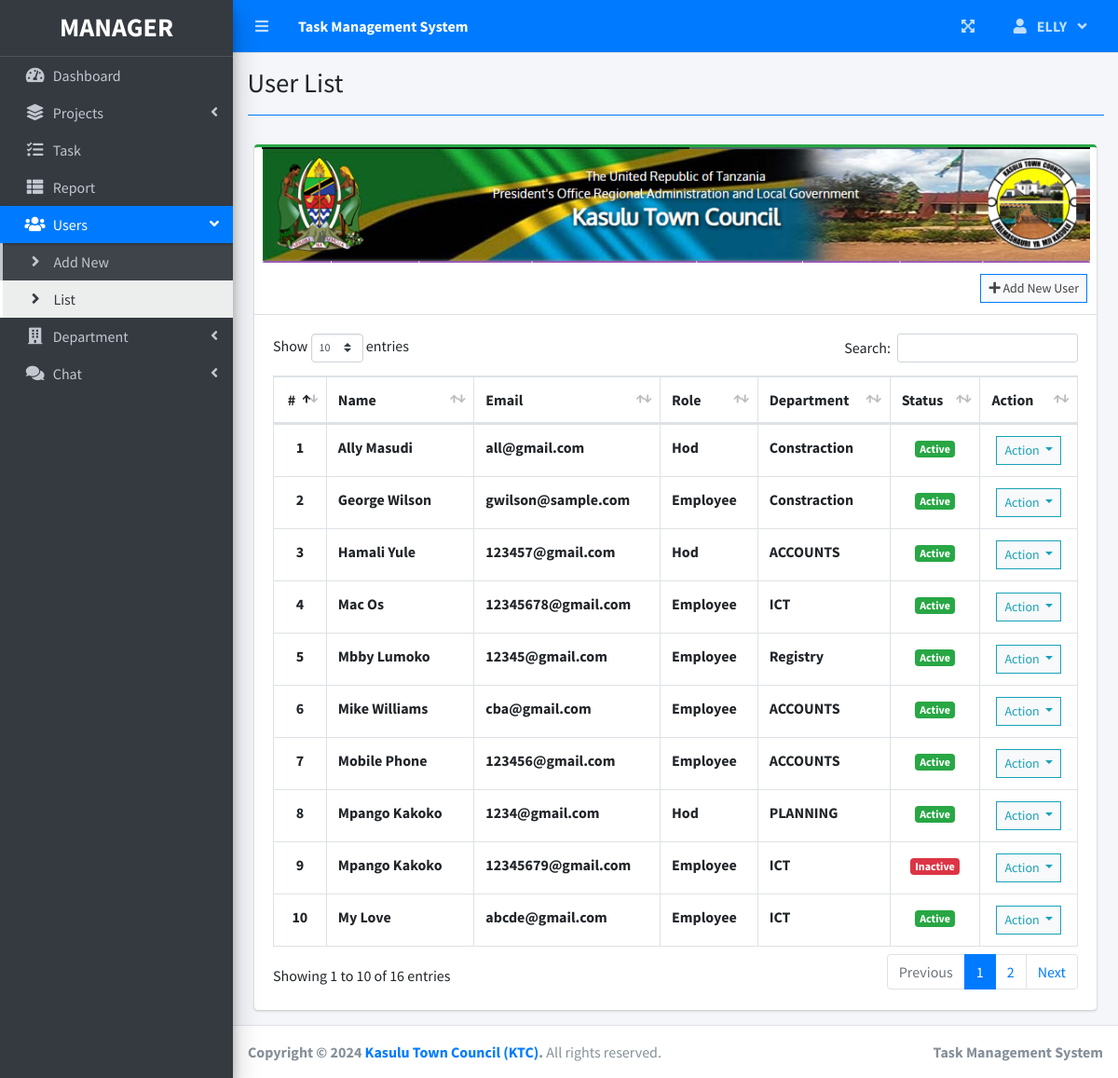
The page /index.php?page=user_list (signed in) on the database its author committed.
### tables this page shows
CREATE TABLE `users` (
  `id` int(11) NOT NULL,
  `firstname` varchar(200) NOT NULL,
  `lastname` varchar(200) NOT NULL,
  `email` varchar(200) NOT NULL,
  `password` text NOT NULL,
  `type` tinyint(1) NOT NULL DEFAULT 3 COMMENT '1 = admin, 2 = HOD, 3 = employee',
  `avatar` text NOT NULL,
  `date_created` datetime NOT NULL DEFAULT current_timestamp(),
  `department_id` int(11) DEFAULT NULL,
  `status` enum('active','inactive') DEFAULT 'active'
);

CREATE TABLE `departments` (
  `id` int(11) NOT NULL,
  `department_name` varchar(100) NOT NULL,
  `description` text NOT NULL
);

### user_list.php (the view, shortened to what this page needs)
<?php include 'db_connect.php' ?>
<div class="col-lg-12">
    <div class="card card-outline card-success">
        <div class="col-md-12">
            <img src="assets/img/kasulu.png" alt="kasulu home" width="100%">
        </div>
        <div class="card-header">
            <div class="card-tools">
                <a class="btn btn-block btn-sm btn-default btn-flat border-primary" href="./index.php?page=new_user"><i class="fa fa-plus"></i> Add New User</a>
            </div>
        </div>
        <div class="card-body">
            <table class="table tabe-hover table-bordered" id="list">
                <thead>
                    <tr>
                        <th class="text-center">#</th>
                        <th>Name</th>
                        <th>Email</th>
                        <th>Role</th>
                        <th>Department</th>
                        <th>Status</th>
                        <th>Action</th>
                    </tr>
                </thead>
                <tbody>
                    <?php
                    $i = 1;
                    $type = array('',"Admin","Hod","Employee","Project Manager");
                    $qry = $conn->query("SELECT u.*, CONCAT(u.firstname,' ',u.lastname) as name, d.department_name
                     FROM users u
                     LEFT JOIN departments d ON u.department_id = d.id
                     WHERE u.id != '{$_SESSION['login_id']}'
                     ORDER BY CONCAT(u.firstname,' ',u.lastname) ASC");
                    while($row = $qry->fetch_assoc()):
                    ?>
                    <tr>
                        <th class="text-center"><?php echo $i++ ?></th>
                        <td><b><?php echo ucwords($row['name']) ?></b></td>
                        <td><b><?php echo $row['email'] ?></b></td>
                        <td><b><?php echo $type[$row['type']] ?></b></td>
                        <td><b><?php echo ucwords($row['department_name']) ?></b></td>
                        <td class="text-center">
                            <span class="badge <?php echo $row['status'] == 'active' ? 'badge-success' : 'badge-danger' ?> status-toggle" data-id="<?php echo $row['id'] ?>" data-status="<?php echo $row['status'] ?>">
                                <?php echo ucwords($row['status']) ?>
                            </span>
                        </td>
                        <td class="text-center">
                            <button type="button" class="btn btn-default btn-sm btn-flat border-info wave-effect text-info dropdown-toggle" data-toggle="dropdown" aria-expanded="true">
                              Action
                            </button>
                        </td>
                    </tr>
                <?php endwhile; ?>
                </tbody>
            </table>
        </div>
    </div>
</div>

### rows shown on the page
users: name "Ally Masudi", email "all@gmail.com", type "Hod", department.department_name "Constraction", status "Active"
users: name "George Wilson", email "gwilson@sample.com", type "Employee", department.department_name "Constraction", status "Active"
users: name "Hamali Yule", email "123457@gmail.com", type "Hod", department.department_name "ACCOUNTS", status "Active"
users: name "Mac Os", email "12345678@gmail.com", type "Employee", department.department_name "ICT", status "Active"
users: name "Mbby Lumoko", email "12345@gmail.com", type "Employee", department.department_name "Registry", status "Active"
users: name "Mike Williams", email "cba@gmail.com", type "Employee", department.department_name "ACCOUNTS", status "Active"
users: name "Mobile Phone", email "123456@gmail.com", type "Employee", department.department_name "ACCOUNTS", status "Active"
users: name "Mpango Kakoko", email "1234@gmail.com", type "Hod", department.department_name "PLANNING", status "Active"
users: name "Mpango Kakoko", email "12345679@gmail.com", type "Employee", department.department_name "ICT", status "Inactive"
users: name "My Love", email "abcde@gmail.com", type "Employee", department.department_name "ICT", status "Active"

### other values the page prints
$_SESSION['system']['name'] "Task Management System"
$_SESSION['login_firstname'] "ELLY"
$title "User List"
